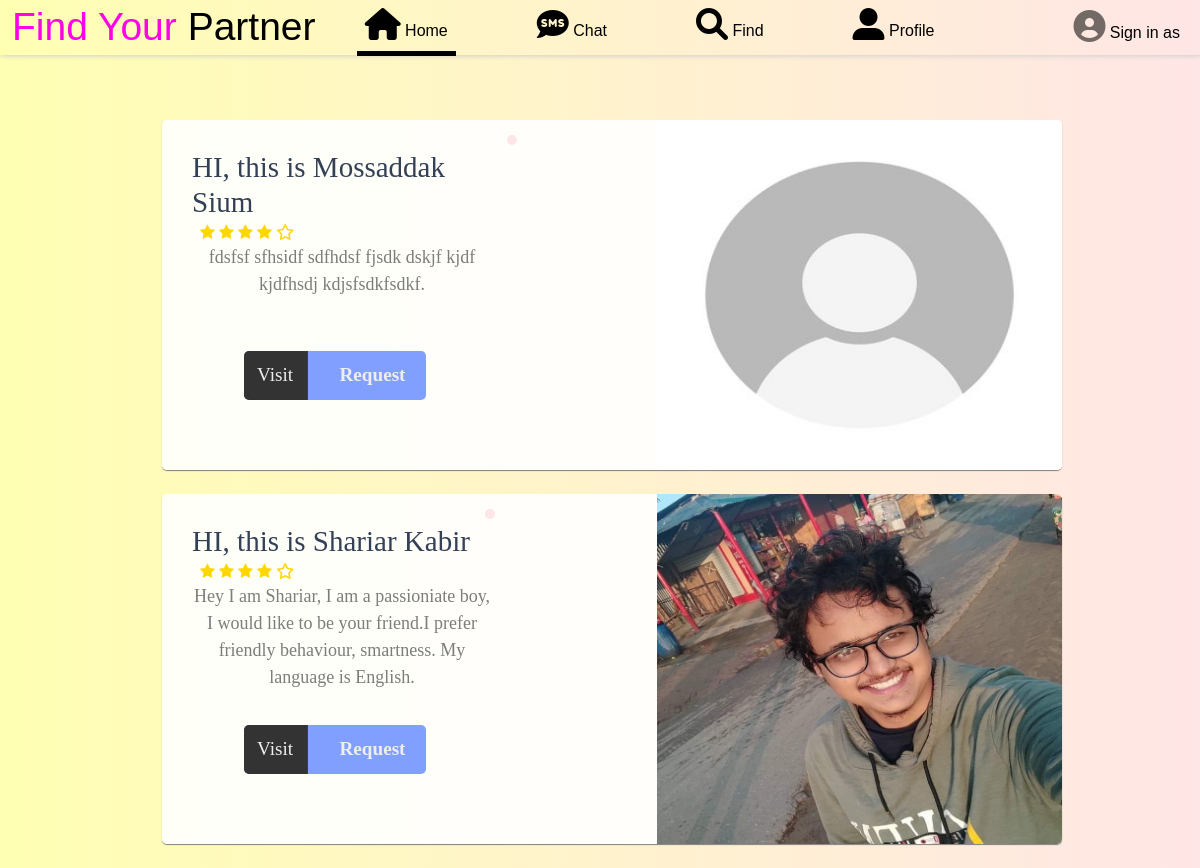
The app's page /man with its own data.
### homepage/models.py (models this page shows, shortened)
class profile(models.Model):
    name = models.CharField (max_length=99,null=True,blank=True)
    username = models.CharField (max_length=99,null=True,blank=True)
    height = models.CharField (max_length=99)
    weight = models.CharField (max_length=99)
    eyes = models.CharField (max_length=99)
    hair = models.CharField (max_length=99)
    education = models.CharField (max_length=99)
    phone = models.CharField (max_length=99)
    email = models.CharField (max_length=99)
    description = models.TextField ()
    gender = models.CharField (max_length=99,null=True)
    cover_pic = models.ImageField(upload_to='photo/', blank=True, null=True, default = "photo/cover.png")
    profile_pic = models.ImageField(upload_to='photo/', blank=True, null=True, default = "photo/user.jpg")

### homepage/views.py (the view)
# urls.py: path('man',views.man.as_view(),name="man"),
class man (ListView):
    model = profile
    template_name = "man.html"
    ordering = ['-id']

### templates/man.html (shortened to what this page needs)
{% load static %}
<!DOCTYPE html>
<html lang="en">
<head>
    <link href="https://cdn.jsdelivr.net/npm/bootstrap@5.1.3/dist/css/bootstrap.min.css" rel="stylesheet"
>
    <link rel="stylesheet" href="https://cdnjs.cloudflare.com/ajax/libs/font-awesome/6.0.0-beta3/css/all.min.css"
 />
    <link href="http://fonts.cdnfonts.com/css/romantic" rel="stylesheet">
    <link href="http://fonts.cdnfonts.com/css/valeerie-morrie" rel="stylesheet">
</head>
<body style="background-color: rgb(181, 255, 251);">
    <nav class="navbar navbar-expand-lg navbar-light nav fixed-top">
        <div class="container-fluid box_shadow">
            <a style="color: rgb(255, 0, 234); font-family: 'Valeerie Morrie', sans-serif; font-size: 39px;"
                class="navbar-brand" href="/">Find Your
                <span style="color: black;">Partner</span></a>
            <div class="collapse navbar-collapse" id="navbarSupportedContent">
                <ul class="navbar-nav navs ms-auto mb-2 mb-lg-0">
                    <li class="nav-item nav_item">
                        <a style="color: black; border-bottom: 1px solid white;border-bottom: 5px solid black;text-decoration: none;font-family: 'Winter', sans-serif;"
                            class="nav-link" aria-current="page" href="{% url 'home' %}"><i
                                class="fas fa-home fa-2x"></i> Home</a>
                    </li>
                    <li class="nav-item nav_item">
                        <a style="color: black ;text-decoration: none;font-family: 'Winter', sans-serif;"
                            class="nav-link" aria-current="page" href="{% url 'chat_list' %}"><i class="fas fa-sms fa-2x"></i> Chat</a>
                    </li>
                    <li class="nav-item nav_item">
                        <a style="color: black ;text-decoration: none;font-family: 'Winter', sans-serif;"
                            class="nav-link" aria-current="page" href="/"><i class="fas fa-search fa-2x"></i> Find</a>
                    </li>
                    <li class="nav-item nav_item">
                        <a style="color: black ;text-decoration: none;font-family: 'Winter', sans-serif;"
                            class="nav-link" aria-current="page" href="{% url 'user_profile' %}"><i class="fas fa-user-alt fa-2x"></i>
                            Profile</a>
                    </li>
                </ul>
                <ul style="margin: none;" class="navbar-nav ms-auto mb-2 mb-lg-0">
                    <li style="float: left;margin-top: 0px;" class="nav-item dropdown">
                        <a style="color: whblackite ;" class="nav-link" aria-current="page" href="/"><i
                                class="fas fa-user-circle fa-2x"></i>
                            <span style="color: black;font-family: 'Winter', sans-serif;">Sign in as {{ user.get_full_name }}</span>
                        </a>
                    </li>
                </ul>
            </div>
        </div>
    </nav>
    <br>
    <br>
    <br>
    <br>
    <br>
    <div style="width: 73%;margin: auto;">
        {% for profile in object_list %}
        {% if profile.gender == "male" and profile.username != user.username %}
        <div>
            <link rel="stylesheet"
                href="https://cdnjs.cloudflare.com/ajax/libs/font-awesome/4.7.0/css/font-awesome.min.css">
            <div id="container">
                <div class="product-details">
                    <h1 style="font-size: 29px;">HI, this is {{ profile.name }}</h1>
                    <span class="hint-star star">
                        <i class="fa fa-star" aria-hidden="true"></i>
                        <i class="fa fa-star" aria-hidden="true"></i>
                        <i class="fa fa-star" aria-hidden="true"></i>
                        <i class="fa fa-star" aria-hidden="true"></i>
                        <i class="fa fa-star-o" aria-hidden="true"></i>
                    </span>
                    <p class="information">{{ profile.description }}</p>
                    <div class="control">
                        <a href="{% url 'user_profile_view' profile.pk %}"><button class="btn">
                            <span class="price">Visit</span>
                            <span class="buy">Request</span>
                        </button></a>
                    </div>
                </div>
                <div class="product-image">
                    {% if profile.profile_pic %}
                    <img src="{{ profile.profile_pic.url }}" alt="">
                    {% else %}
                    <img src="{% static 'user.jpg' %}" alt="">
                    {% endif %}
                </div>
            </div>
            <br>
            {% endif %}
            {% endfor %}
        </div>
    </div>
</body>
</html>

### templates/man.html (style rules this page uses)
.nav_item { margin-right: 73px; }
.box_shadow { background-image: linear-gradient(to right, #ffffb3, #ffe6e6); height: 39px; }
.nav { -webkit-box-shadow: 1px 1px 5px 0px rgba(207, 207, 207, 1); -moz-box-shadow: 1px 1px 5px 0px rgba(207, 207, 207, 1); box-shadow: 1px 1px 5px 0px rgba(207, 207, 207, 1); }
.navbar { background-image: linear-gradient(to right, #ffffb3, #ffe6e6); }
.navs { margin: auto; }
body { background: #DFC2F2; background-image: linear-gradient(to right, #ffffb3, #ffe6e6); background-attachment: fixed; background-size: cover; }
#container { box-shadow: 0 1px 1px grey; background: rgba(255, 255, 255, 0.90); text-align: center; border-radius: 5px; overflow: hidden; margin: auto; height: 350px; width: 900px; }
.product-details { position: relative; text-align: left; overflow: hidden; padding: 30px; height: 100%; float: left; width: 40%; }
#container .product-details h1 { font-family: 'Bebas Neue', cursive; display: inline-block; position: relative; font-size: 30px; color: #344055; margin: 0; }
#container .product-details h1:before { position: absolute; content: ''; right: 0%; top: 0%; transform: translate(25px, -15px); font-family: 'Bree Serif', serif; display: inline-block; background: #ffe6e6; border-radius: 5px; font-size: 14px; padding: 5px; color: white; margin: 0; animation: chan-sh 6s ease infinite; }
.hint-star { display: inline-block; margin-left: 0.5em; color: gold; width: 50%; }
#container .product-details>p { font-family: 'EB Garamond', serif; text-align: center; font-size: 18px; color: #7d7d7d; }
.control { position: absolute; bottom: 20%; left: 22.8%; }
.btn { transform: translateY(0px); transition: 0.3s linear; background: #809fff; border-radius: 5px; position: relative; overflow: hidden; cursor: pointer; outline: none; border: none; color: #eee; padding: 0; margin: 0; }
.btn span { font-family: 'Farsan', cursive; transition: transform 0.3s; display: inline-block; padding: 10px 20px; font-size: 1.2em; margin: 0; }
.btn .price, .shopping-cart { background: #333; border: 0; margin: 0; }
.btn .price { transform: translateX(-10%); padding-right: 15px; }
.btn .buy { z-index: 3; font-weight: bolder; }
.product-image { transition: all 0.3s ease-out; display: inline-block; position: relative; overflow: hidden; height: 100%; float: right; width: 45%; display: inline-block; }
#container img { width: 100%; height: 100%; }

### records on screen
profile: name "Mossaddak Sium", description "fdsfsf sfhsidf sdfhdsf fjsdk dskjf kjdf kjdfhsdj kdjsfsdkfsdkf."
profile: name "Shariar Kabir", description "Hey I am Shariar, I am a passioniate boy, I would like to be your friend.I prefer friendly behaviour, smartness. My language is English.", profile_pic (picture)
